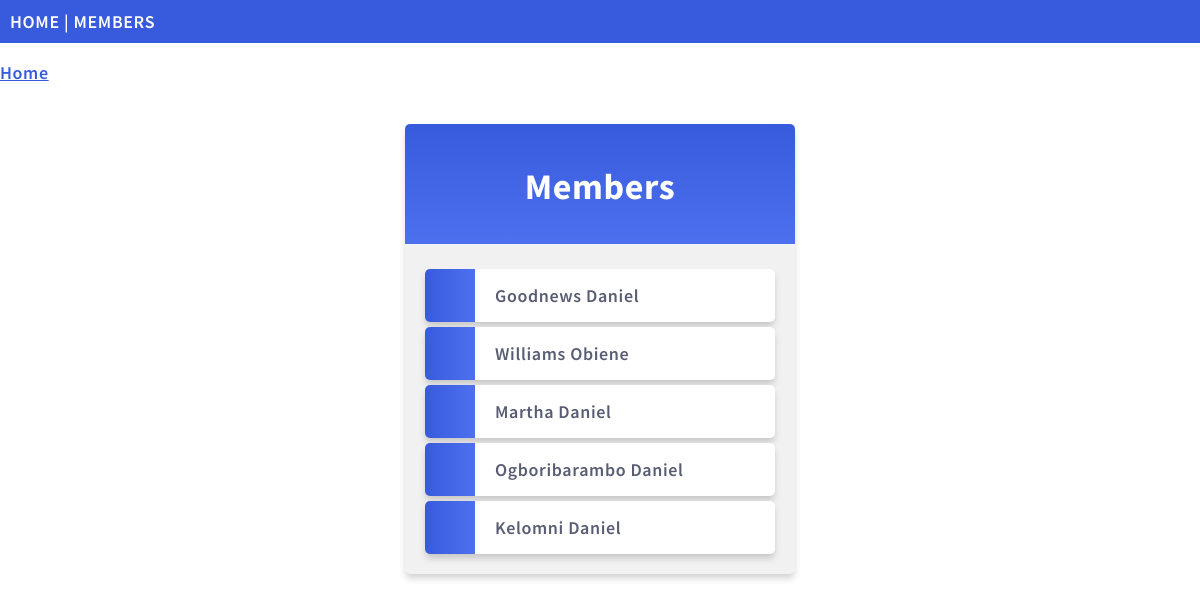
/members/, run on an earlier commit of the app's database.
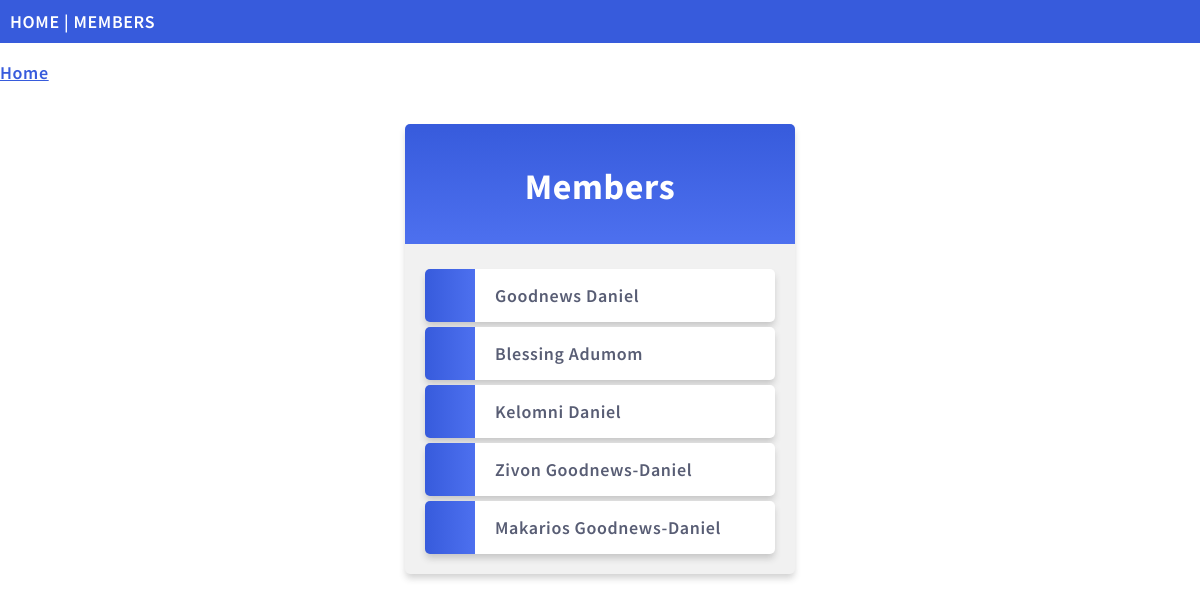
And on a later commit of the database.
### members/models.py (models this page shows)
class Member (models.Model):
    firstname = models.CharField(max_length=255)
    lastname = models.CharField(max_length=255)
    phone = models.IntegerField(null=True)
    joined_date = models.DateField(null=True)
    slug = models.SlugField(default="", null=False)

### members/views.py (the view)
# urls.py: path('members/', views.member, name='member'),
def member(request):
    mymembers = Member.objects.all().values()
    template = loader.get_template('all_members.html')
    context = {
        'mymembers': mymembers,
    }
    return HttpResponse(template.render(context, request))

### members/templates/all_members.html (shortened to what this page needs)
{% extends 'master.html' %}  {% block content %}
<p><a href="/">Home</a></p>
<div class="mycard">
  <h1>Members</h1>
  <ul>
    {% for x in mymembers %}
    <li onclick="window.location='details/{{x.slug}}'">
      {{x.firstname}}<span> </span>{{x.lastname}}
    </li>
    {% endfor %}
  </ul>
</div>
{% endblock %}

### members/templates/master.html (shortened to what this page needs)
{% load static %}
<!DOCTYPE html>
<html>
  <head>
    <link rel="stylesheet" href="{% static 'mystyles.css' %}" />
  </head>
  <body>
    <div class="topnav">
      <a href="/">HOME</a> |
      <a href="/members">MEMBERS</a>
    </div>
    {% block content %} {% endblock %}
  </body>
</html>

### mystaticfiles/mystyles.css (style rules this page uses)
body { margin:0; font: 600 18px 'Source Sans Pro', sans-serif; letter-spacing: 0.64px; color: #585d74; }
.topnav { background-color:#375BDC; color:#ffffff; padding:10px; }
.topnav a:link, .topnav a:visited { text-decoration: none; color: #ffffff; }
.mycard { background-color: #f1f1f1; background-image: linear-gradient(to bottom, #375BDC, #4D70EF); background-size: 100% 120px; background-repeat: no-repeat; margin: 40px auto; width: 350px; border-radius: 5px; box-shadow: 0 5px 7px -1px rgba(51, 51, 51, 0.23); padding: 20px; }
.mycard h1 { text-align: center; color:#ffffff; margin:20px 0 60px 0; }
ul { list-style-type: none; padding: 0; margin: 0; }
li { background-color: #ffffff; background-image: linear-gradient(to right, #375BDC, #4D70EF); background-size: 50px 60px; background-repeat: no-repeat; cursor: pointer; transition: transform .25s; border-radius: 5px; box-shadow: 0 5px 7px -1px rgba(51, 51, 51, 0.23); padding: 15px; padding-left: 70px; margin-top: 5px; }
a:link, a:visited { color: #375BDC; }

What changed in the data, as far as the page shows it:
removed Member: firstname "Williams", lastname "Obiene"
removed Member: firstname "Martha", lastname "Daniel"
removed Member: firstname "Ogboribarambo", lastname "Daniel"
added Member: firstname "Blessing", lastname "Adumom"
added Member: firstname "Zivon", lastname "Goodnews-Daniel"
added Member: firstname "Makarios", lastname "Goodnews-Daniel"
